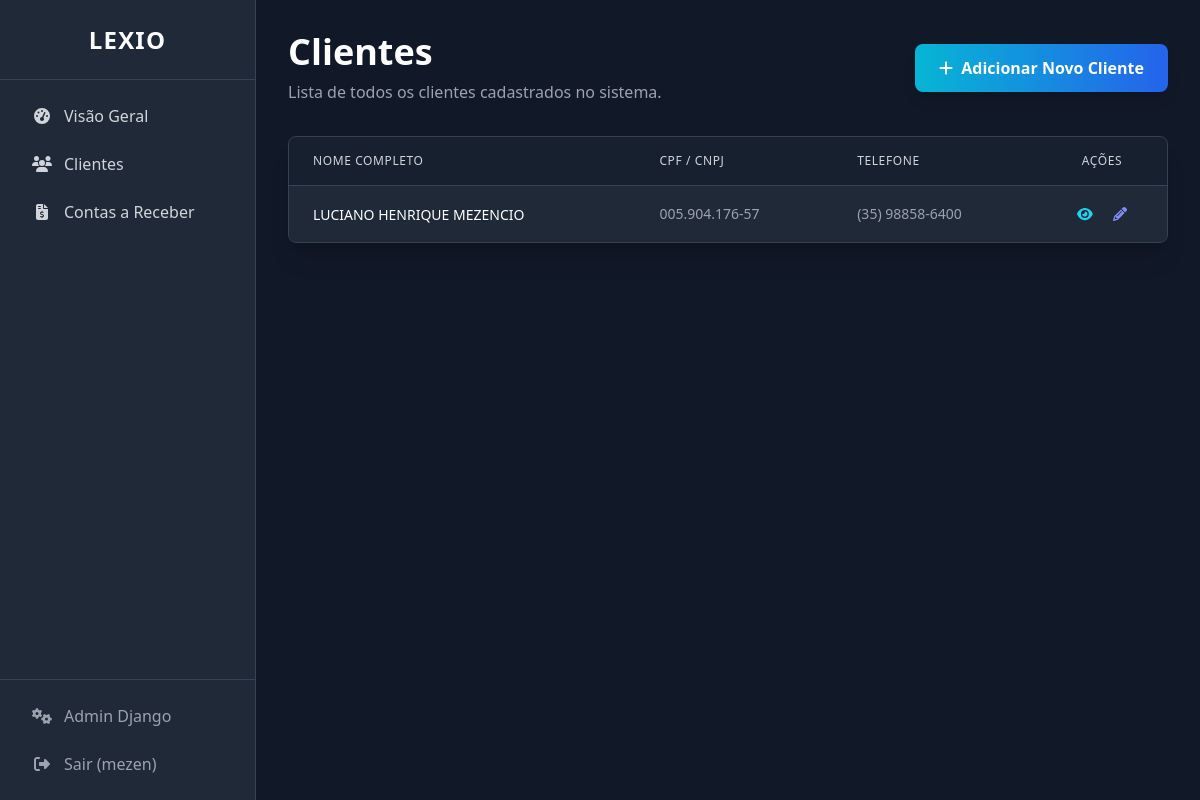
Page /dashboard/clientes/ (signed in) on the earlier database version.
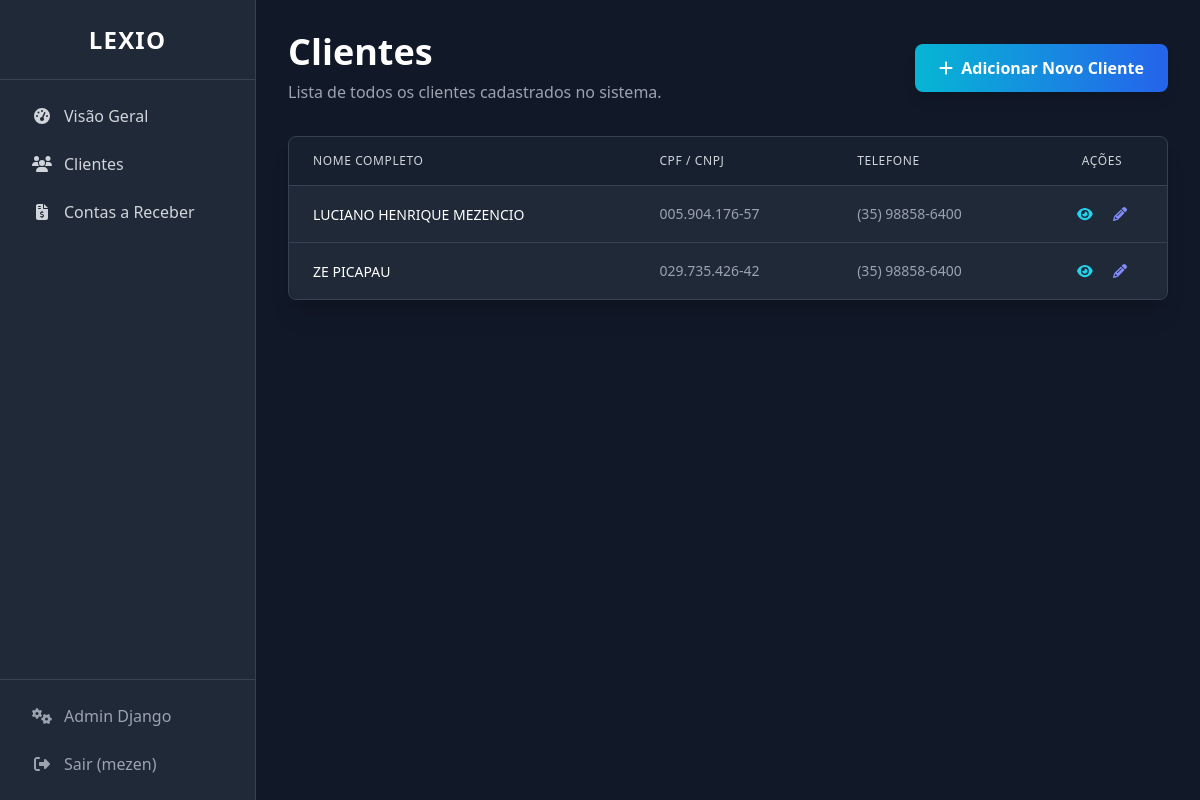
Same page on the later database version.
### financeiro/models.py (models this page shows, shortened)
class Cliente(models.Model):
    nome_completo: str = models.CharField(max_length=200, verbose_name="Nome Completo")
    cpf_cnpj: Union[str, None] = models.CharField(max_length=18, blank=True, null=True, verbose_name="CPF/CNPJ")
    telefone: str = models.CharField(max_length=20, verbose_name="Telefone")
    email: Union[str, None] = models.EmailField(blank=True, null=True, verbose_name="E-mail")
    endereco: Union[str, None] = models.TextField(blank=True, null=True, verbose_name="Endereço")
    observacoes: Union[str, None] = models.TextField(blank=True, null=True, verbose_name="Observações")
    ativo: bool = models.BooleanField(default=True, verbose_name="Cliente Ativo")
    created_at: date = models.DateTimeField(auto_now_add=True, verbose_name="Criado em")
    updated_at: date = models.DateTimeField(auto_now=True, verbose_name="Atualizado em")
    objects = ClienteManager()
    class Meta:
        verbose_name = "Cliente"
        verbose_name_plural = "Clientes"
        ordering = ['nome_completo']

### financeiro/views.py (the view)
# urls.py: path('clientes/', views.cliente_list, name='cliente_list'),
@login_required
def cliente_list(request):
    clientes = Cliente.objects.all().order_by('nome_completo')
    return render(request, 'financeiro/cliente_list.html', {'clientes': clientes})

### theme/templates/financeiro/cliente_list.html (shortened to what this page needs)
{% extends "base_interno.html" %}
{% block content %}
<div class="flex flex-col md:flex-row md:items-center md:justify-between mb-8">
    <div>
        <h1 class="text-4xl font-bold text-white mb-2">Clientes</h1>
        <p class="text-gray-400">Lista de todos os clientes cadastrados no sistema.</p>
    </div>
    <div class="mt-4 md:mt-0">
        <a href="{% url 'financeiro:cliente_create' %}" class="inline-flex items-center px-6 py-3 bg-gradient-to-r from-cyan-500 to-blue-600 hover:from-cyan-600 hover:to-blue-700 text-white font-bold rounded-lg shadow-lg hover:shadow-xl transition-all duration-300 transform hover:scale-105">
            <i class="fas fa-plus mr-2"></i> Adicionar Novo Cliente
        </a>
    </div>
</div>
<div class="bg-gray-800 rounded-lg shadow-xl border border-gray-700 overflow-hidden">
    {% if clientes %}
    <div class="overflow-x-auto">
        <table class="min-w-full divide-y divide-gray-700">
            <thead class="bg-gray-900/50">
                <tr>
                    <th scope="col" class="px-6 py-4 text-left text-xs font-medium text-gray-300 uppercase tracking-wider">Nome Completo</th>
                    <th scope="col" class="px-6 py-4 text-left text-xs font-medium text-gray-300 uppercase tracking-wider">CPF / CNPJ</th>
                    <th scope="col" class="px-6 py-4 text-left text-xs font-medium text-gray-300 uppercase tracking-wider">Telefone</th>
                    <th scope="col" class="px-6 py-4 text-center text-xs font-medium text-gray-300 uppercase tracking-wider">Ações</th>
                </tr>
            </thead>
            <tbody class="bg-gray-800 divide-y divide-gray-700">
                {% for cliente in clientes %}
                <tr class="hover:bg-gray-700/50 transition-colors">
                    <td class="px-6 py-4 whitespace-nowrap"><a href="{% url 'financeiro:cliente_detail' pk=cliente.pk %}" class="text-sm font-medium text-white hover:text-cyan-400">{{ cliente.nome_completo }}</a></td>
                    <td class="px-6 py-4 whitespace-nowrap text-sm text-gray-400">{{ cliente.cpf_cnpj|default:"Não informado" }}</td>
                    <td class="px-6 py-4 whitespace-nowrap text-sm text-gray-400">{{ cliente.telefone|default:"Não informado" }}</td>
                    <td class="px-6 py-4 whitespace-nowrap text-center text-sm font-medium">
                        <a href="{% url 'financeiro:cliente_detail' pk=cliente.pk %}" class="text-cyan-400 hover:text-cyan-300 transition-colors" title="Ver Detalhes"><i class="fas fa-eye"></i></a>
                        <a href="{% url 'financeiro:cliente_update' pk=cliente.pk %}" class="ml-4 text-indigo-400 hover:text-indigo-300 transition-colors" title="Editar Cliente"><i class="fas fa-pencil-alt"></i></a>
                    </td>
                </tr>
                {% endfor %}
            </tbody>
        </table>
    </div>
    {% else %}
    <div class="text-center py-16">
        <h3 class="mt-4 text-xl font-medium text-gray-400">Nenhum cliente cadastrado</h3>
        <p class="mt-2 text-sm text-gray-500">Comece adicionando o seu primeiro cliente.</p>
    </div>
    {% endif %}
</div>
{% endblock %}

Differences in the rows shown:
added Cliente: nome_completo "ZE PICAPAU", cpf_cnpj "029.735.426-42", telefone "(35) 98858-6400"
